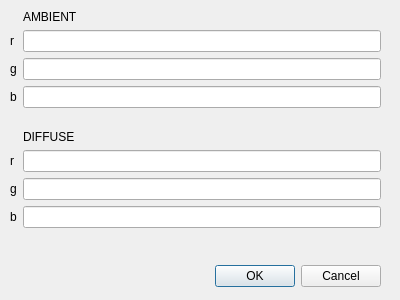
<?xml version="1.0" encoding="UTF-8"?>
<ui version="4.0">
 <class>Dialoglightcolor</class>
 <widget class="QDialog" name="Dialoglightcolor">
  <property name="geometry">
   <rect>
    <x>0</x>
    <y>0</y>
    <width>400</width>
    <height>300</height>
   </rect>
  </property>
  <property name="windowTitle">
   <string>Dialog</string>
  </property>
  <widget class="QDialogButtonBox" name="buttonBox">
   <property name="geometry">
    <rect>
     <x>40</x>
     <y>260</y>
     <width>341</width>
     <height>32</height>
    </rect>
   </property>
   <property name="orientation">
    <enum>Qt::Horizontal</enum>
   </property>
   <property name="standardButtons">
    <set>QDialogButtonBox::Cancel|QDialogButtonBox::Ok</set>
   </property>
  </widget>
  <widget class="QWidget" name="layoutWidget">
   <property name="geometry">
    <rect>
     <x>10</x>
     <y>10</y>
     <width>371</width>
     <height>111</height>
    </rect>
   </property>
   <layout class="QFormLayout" name="formLayout">
    <item row="0" column="1">
     <widget class="QLabel" name="label">
      <property name="text">
       <string>AMBIENT</string>
      </property>
     </widget>
    </item>
    <item row="1" column="0">
     <widget class="QLabel" name="xLabel">
      <property name="text">
       <string>r</string>
      </property>
     </widget>
    </item>
    <item row="1" column="1">
     <widget class="QLineEdit" name="xLineEdit"/>
    </item>
    <item row="2" column="0">
     <widget class="QLabel" name="yLabel">
      <property name="text">
       <string>g</string>
      </property>
     </widget>
    </item>
    <item row="2" column="1">
     <widget class="QLineEdit" name="yLineEdit"/>
    </item>
    <item row="3" column="0">
     <widget class="QLabel" name="zLabel">
      <property name="text">
       <string>b</string>
      </property>
     </widget>
    </item>
    <item row="3" column="1">
     <widget class="QLineEdit" name="zLineEdit"/>
    </item>
   </layout>
  </widget>
  <widget class="QWidget" name="layoutWidget_2">
   <property name="geometry">
    <rect>
     <x>10</x>
     <y>130</y>
     <width>371</width>
     <height>111</height>
    </rect>
   </property>
   <layout class="QFormLayout" name="formLayout_2">
    <item row="0" column="1">
     <widget class="QLabel" name="label_2">
      <property name="text">
       <string>DIFFUSE</string>
      </property>
     </widget>
    </item>
    <item row="1" column="0">
     <widget class="QLabel" name="xLabel_2">
      <property name="text">
       <string>r</string>
      </property>
     </widget>
    </item>
    <item row="1" column="1">
     <widget class="QLineEdit" name="xLineEdit_2"/>
    </item>
    <item row="2" column="0">
     <widget class="QLabel" name="yLabel_2">
      <property name="text">
       <string>g</string>
      </property>
     </widget>
    </item>
    <item row="2" column="1">
     <widget class="QLineEdit" name="yLineEdit_2"/>
    </item>
    <item row="3" column="0">
     <widget class="QLabel" name="zLabel_2">
      <property name="text">
       <string>b</string>
      </property>
     </widget>
    </item>
    <item row="3" column="1">
     <widget class="QLineEdit" name="zLineEdit_2"/>
    </item>
   </layout>
  </widget>
 </widget>
 <resources/>
 <connections>
  <connection>
   <sender>buttonBox</sender>
   <signal>accepted()</signal>
   <receiver>Dialoglightcolor</receiver>
   <slot>accept()</slot>
   <hints>
    <hint type="sourcelabel">
     <x>248</x>
     <y>254</y>
    </hint>
    <hint type="destinationlabel">
     <x>157</x>
     <y>274</y>
    </hint>
   </hints>
  </connection>
  <connection>
   <sender>buttonBox</sender>
   <signal>rejected()</signal>
   <receiver>Dialoglightcolor</receiver>
   <slot>reject()</slot>
   <hints>
    <hint type="sourcelabel">
     <x>316</x>
     <y>260</y>
    </hint>
    <hint type="destinationlabel">
     <x>286</x>
     <y>274</y>
    </hint>
   </hints>
  </connection>
 </connections>
</ui>
